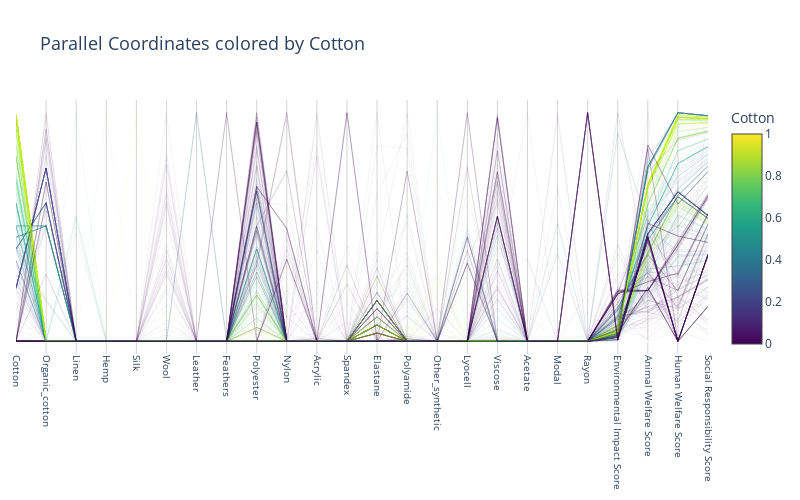

The code cell stored with this chart in its notebook:
### Code cell
#parallel coordinates plot
df = clothes_df.drop('Type', axis=1)

df = df.dropna(subset=df.columns[1:-4], how='all')
target_columns = df.columns.to_list()

normalized_df = (df[target_columns] - df[target_columns].min()) / (df[target_columns].max() - df[target_columns].min())
normalized_df = normalized_df.dropna(subset=normalized_df.columns[1:-4], how='all')

def create_parallel_coordinates_plot(color_column):
    colorscale = px.colors.sequential.Viridis
    color_values = (normalized_df[color_column] - normalized_df[color_column].min()) / \
                   (normalized_df[color_column].max() - normalized_df[color_column].min())
    
    fig = go.Figure()

    for index, row in normalized_df.iterrows():
        color_index = int(color_values.loc[index] * (len(colorscale) - 1))
        fig.add_trace(
            go.Scatter(
                x=target_columns,
                y=row,
                mode="lines",
                line=dict(color=colorscale[color_index], width=0.5),
                opacity=0.1,
                showlegend=False
            )
        )

    color_bar_trace = go.Scatter(
        x=[None],
        y=[None],
        mode="markers",
        marker=dict(
            colorscale=colorscale,
            cmin=0,
            cmax=1,
            colorbar=dict(title=color_column)
        ),
        showlegend=False
    )

    fig.add_trace(color_bar_trace)
    fig.update_xaxes(
        tickangle=90,
        tickfont=dict(size=10),
        title_font=dict(size=12),
        tickcolor="gray",
        showgrid=True,
        gridcolor="lightgray",
    )

    fig.update_yaxes(
        tickfont=dict(size=10),
        title_font=dict(size=12),
        tickcolor="gray",
        showgrid=True,
        gridcolor="lightgray",
        tickvals=[]
    )

    fig.update_layout(
        title=dict(
            text=f"Parallel Coordinates colored by {color_column}",
            font=dict(size=18)
        ),
        plot_bgcolor="white",
        width=800,
        height=500,
        margin=dict(l=10, r=50, t=100, b=10)
    )
    fig.write_image(f"images/parallel/parallel_{color_column.replace(' ', '_')}.svg")
    fig.show()

interact(create_parallel_coordinates_plot, color_column=target_columns)
